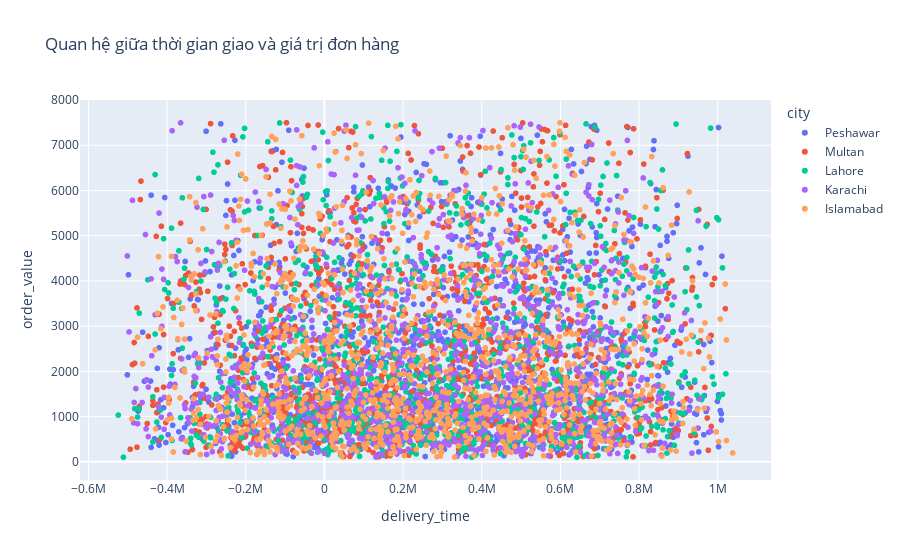

Notebook cell for this chart:
### Code cell
# 7.Biểu đồ tương tác (Plotly)
#Biểu đồ có thể di chuột và phóng to để khám phá chi tiết.

fig = px.scatter(df, x='delivery_time', y='order_value', color='city',
                 title='Quan hệ giữa thời gian giao và giá trị đơn hàng',
                 hover_data=['order_id'])
fig.show()

### Figure 1 — Plotly figure (JSON) as saved in the notebook; plotly's stock layout.template omitted (floating-point values rounded to 4 significant figures; data arrays with more than 128 entries replaced by an {"elided": "..."} marker saying what was removed)
{"data": [{"customdata": {"elided": "1195x1 str values"}, "hovertemplate": "city=Peshawar<br>delivery_time=%{x}<br>order_value=%{y}<br>order_id=%{customdata[0]}<extra></extra>", "legendgroup": "Peshawar", "marker": {"color": "#636efa", "symbol": "circle"}, "mode": "markers", "name": "Peshawar", "showlegend": true, "type": "scattergl", "x": {"elided": "1195 float values"}, "xaxis": "x", "y": {"elided": "1195 float values"}, "yaxis": "y"}, {"customdata": {"elided": "1256x1 str values"}, "hovertemplate": "city=Multan<br>delivery_time=%{x}<br>order_value=%{y}<br>order_id=%{customdata[0]}<extra></extra>", "legendgroup": "Multan", "marker": {"color": "#EF553B", "symbol": "circle"}, "mode": "markers", "name": "Multan", "showlegend": true, "type": "scattergl", "x": {"elided": "1256 float values"}, "xaxis": "x", "y": {"elided": "1256 float values"}, "yaxis": "y"}, {"customdata": {"elided": "1217x1 str values"}, "hovertemplate": "city=Lahore<br>delivery_time=%{x}<br>order_value=%{y}<br>order_id=%{customdata[0]}<extra></extra>", "legendgroup": "Lahore", "marker": {"color": "#00cc96", "symbol": "circle"}, "mode": "markers", "name": "Lahore", "showlegend": true, "type": "scattergl", "x": {"elided": "1217 float values"}, "xaxis": "x", "y": {"elided": "1217 float values"}, "yaxis": "y"}, {"customdata": {"elided": "1145x1 str values"}, "hovertemplate": "city=Karachi<br>delivery_time=%{x}<br>order_value=%{y}<br>order_id=%{customdata[0]}<extra></extra>", "legendgroup": "Karachi", "marker": {"color": "#ab63fa", "symbol": "circle"}, "mode": "markers", "name": "Karachi", "showlegend": true, "type": "scattergl", "x": {"elided": "1145 float values"}, "xaxis": "x", "y": {"elided": "1145 float values"}, "yaxis": "y"}, {"customdata": {"elided": "1187x1 str values"}, "hovertemplate": "city=Islamabad<br>delivery_time=%{x}<br>order_value=%{y}<br>order_id=%{customdata[0]}<extra></extra>", "legendgroup": "Islamabad", "marker": {"color": "#FFA15A", "symbol": "circle"}, "mode": "markers", "name": "Islamabad", "showlegend": true, "type": "scattergl", "x": {"elided": "1187 float values"}, "xaxis": "x", "y": {"elided": "1187 float values"}, "yaxis": "y"}], "layout": {"legend": {"title": {"text": "city"}, "tracegroupgap": 0}, "title": {"text": "Quan hệ giữa thời gian giao và giá trị đơn hàng"}, "xaxis": {"anchor": "y", "domain": [0, 1], "title": {"text": "delivery_time"}}, "yaxis": {"anchor": "x", "domain": [0, 1], "title": {"text": "order_value"}}}}
